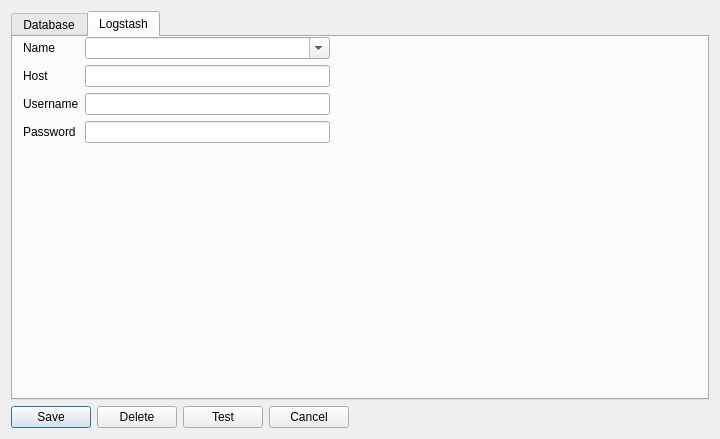
<?xml version="1.0" encoding="UTF-8"?>
<ui version="4.0">
 <class>ConnectionsWidget</class>
 <widget class="QDialog" name="ConnectionsWidget">
  <property name="geometry">
   <rect>
    <x>0</x>
    <y>0</y>
    <width>720</width>
    <height>439</height>
   </rect>
  </property>
  <property name="windowTitle">
   <string>Dialog</string>
  </property>
  <layout class="QGridLayout" name="gridLayout">
   <item row="3" column="0">
    <layout class="QHBoxLayout" name="horizontalLayout_2">
     <item>
      <widget class="QPushButton" name="btnSave">
       <property name="sizePolicy">
        <sizepolicy hsizetype="Preferred" vsizetype="Fixed">
         <horstretch>0</horstretch>
         <verstretch>0</verstretch>
        </sizepolicy>
       </property>
       <property name="text">
        <string>Save</string>
       </property>
      </widget>
     </item>
     <item>
      <widget class="QPushButton" name="btnDelete">
       <property name="text">
        <string>Delete</string>
       </property>
      </widget>
     </item>
     <item>
      <widget class="QPushButton" name="btnTest">
       <property name="text">
        <string>Test</string>
       </property>
      </widget>
     </item>
     <item>
      <widget class="QPushButton" name="btnCancel">
       <property name="text">
        <string>Cancel</string>
       </property>
      </widget>
     </item>
     <item>
      <spacer name="horizontalSpacer_2">
       <property name="orientation">
        <enum>Qt::Horizontal</enum>
       </property>
       <property name="sizeType">
        <enum>QSizePolicy::MinimumExpanding</enum>
       </property>
       <property name="sizeHint" stdset="0">
        <size>
         <width>40</width>
         <height>20</height>
        </size>
       </property>
      </spacer>
     </item>
    </layout>
   </item>
   <item row="0" column="0">
    <widget class="QTabWidget" name="tabDatabase">
     <property name="currentIndex">
      <number>1</number>
     </property>
     <widget class="QWidget" name="tabDatabase">
      <attribute name="title">
       <string>Database</string>
      </attribute>
      <widget class="QWidget" name="layoutWidget">
       <property name="geometry">
        <rect>
         <x>0</x>
         <y>10</y>
         <width>614</width>
         <height>162</height>
        </rect>
       </property>
       <layout class="QHBoxLayout" name="horizontalLayout">
        <item>
         <layout class="QFormLayout" name="formLayout">
          <property name="fieldGrowthPolicy">
           <enum>QFormLayout::AllNonFixedFieldsGrow</enum>
          </property>
          <item row="0" column="0">
           <widget class="QLabel" name="nameLabel_2">
            <property name="text">
             <string>Name</string>
            </property>
           </widget>
          </item>
          <item row="0" column="1">
           <widget class="QComboBox" name="db_name">
            <property name="editable">
             <bool>true</bool>
            </property>
           </widget>
          </item>
          <item row="1" column="0">
           <widget class="QLabel" name="driverLabel">
            <property name="text">
             <string>Driver</string>
            </property>
           </widget>
          </item>
          <item row="1" column="1">
           <widget class="QComboBox" name="db_driver"/>
          </item>
          <item row="2" column="0">
           <widget class="QLabel" name="hostLabel">
            <property name="text">
             <string>Host</string>
            </property>
           </widget>
          </item>
          <item row="2" column="1">
           <widget class="QLineEdit" name="db_host"/>
          </item>
          <item row="3" column="0">
           <widget class="QLabel" name="databaseLabel">
            <property name="text">
             <string>Database</string>
            </property>
           </widget>
          </item>
          <item row="3" column="1">
           <widget class="QLineEdit" name="db_database"/>
          </item>
          <item row="5" column="0">
           <widget class="QLabel" name="usernameLabel">
            <property name="text">
             <string>Username</string>
            </property>
           </widget>
          </item>
          <item row="5" column="1">
           <widget class="QLineEdit" name="db_username"/>
          </item>
          <item row="6" column="0">
           <widget class="QLabel" name="passwordLabel">
            <property name="text">
             <string>Password</string>
            </property>
           </widget>
          </item>
          <item row="6" column="1">
           <widget class="QLineEdit" name="db_password"/>
          </item>
         </layout>
        </item>
        <item>
         <spacer name="horizontalSpacer">
          <property name="orientation">
           <enum>Qt::Horizontal</enum>
          </property>
          <property name="sizeHint" stdset="0">
           <size>
            <width>40</width>
            <height>20</height>
           </size>
          </property>
         </spacer>
        </item>
       </layout>
      </widget>
     </widget>
     <widget class="QWidget" name="tabLogstash">
      <attribute name="title">
       <string>Logstash</string>
      </attribute>
      <widget class="QWidget" name="layoutWidget">
       <property name="geometry">
        <rect>
         <x>10</x>
         <y>0</y>
         <width>614</width>
         <height>162</height>
        </rect>
       </property>
       <layout class="QHBoxLayout" name="horizontalLayout_3">
        <item>
         <layout class="QFormLayout" name="formLayout_2">
          <property name="fieldGrowthPolicy">
           <enum>QFormLayout::AllNonFixedFieldsGrow</enum>
          </property>
          <item row="0" column="0">
           <widget class="QLabel" name="nameLabel_3">
            <property name="text">
             <string>Name</string>
            </property>
           </widget>
          </item>
          <item row="0" column="1">
           <widget class="QComboBox" name="ls_name">
            <property name="editable">
             <bool>true</bool>
            </property>
           </widget>
          </item>
          <item row="1" column="0">
           <widget class="QLabel" name="hostLabel_2">
            <property name="text">
             <string>Host</string>
            </property>
           </widget>
          </item>
          <item row="1" column="1">
           <widget class="QLineEdit" name="ls_host"/>
          </item>
          <item row="3" column="0">
           <widget class="QLabel" name="usernameLabel_2">
            <property name="text">
             <string>Username</string>
            </property>
           </widget>
          </item>
          <item row="3" column="1">
           <widget class="QLineEdit" name="ls_username"/>
          </item>
          <item row="4" column="0">
           <widget class="QLabel" name="passwordLabel_2">
            <property name="text">
             <string>Password</string>
            </property>
           </widget>
          </item>
          <item row="4" column="1">
           <widget class="QLineEdit" name="ls_password"/>
          </item>
         </layout>
        </item>
        <item>
         <spacer name="horizontalSpacer_3">
          <property name="orientation">
           <enum>Qt::Horizontal</enum>
          </property>
          <property name="sizeHint" stdset="0">
           <size>
            <width>40</width>
            <height>20</height>
           </size>
          </property>
         </spacer>
        </item>
       </layout>
      </widget>
     </widget>
    </widget>
   </item>
  </layout>
 </widget>
 <resources/>
 <connections/>
</ui>
